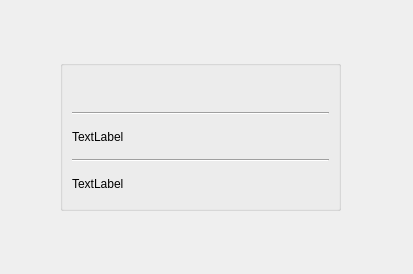
<?xml version="1.0" encoding="UTF-8"?>
<ui version="4.0">
 <class>Info_MiniWidget</class>
 <widget class="QWidget" name="Info_MiniWidget">
  <property name="geometry">
   <rect>
    <x>0</x>
    <y>0</y>
    <width>413</width>
    <height>274</height>
   </rect>
  </property>
  <property name="windowTitle">
   <string>Form</string>
  </property>
  <widget class="QGroupBox" name="groupBox">
   <property name="geometry">
    <rect>
     <x>60</x>
     <y>60</y>
     <width>281</width>
     <height>151</height>
    </rect>
   </property>
   <layout class="QVBoxLayout" name="verticalLayout">
    <item>
     <widget class="QLabel" name="Avatar_Label">
      <property name="text">
       <string/>
      </property>
     </widget>
    </item>
    <item>
     <widget class="Line" name="line_2">
      <property name="orientation">
       <enum>Qt::Horizontal</enum>
      </property>
     </widget>
    </item>
    <item>
     <widget class="QLabel" name="Username_Label">
      <property name="text">
       <string>TextLabel</string>
      </property>
     </widget>
    </item>
    <item>
     <widget class="Line" name="line">
      <property name="orientation">
       <enum>Qt::Horizontal</enum>
      </property>
     </widget>
    </item>
    <item>
     <widget class="QLabel" name="ID_Label">
      <property name="text">
       <string>TextLabel</string>
      </property>
     </widget>
    </item>
   </layout>
  </widget>
 </widget>
 <resources/>
 <connections/>
</ui>
